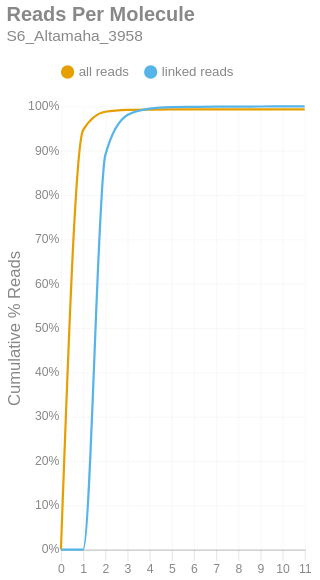

The code cell stored with this chart in its notebook:
### Markdown cell above
### Reads per Molecule
This chart shows the cumulative distribution of the number of reads per linked molecule. That is, how many alignments are associated with a unique molecule. This excludes the number of reads associated with invalid or absent linked-read barcodes. The `linked` histogram is the percentages recalculated when disregarding singletons.

### Code cell
if SKIPLR:
    print_html(f"Skipped")
else:
    counts = np.bincount(valids['reads'].cast(pl.Int64).to_numpy())
    weighted = counts * np.arange(len(counts))
    all_perc = weighted / n_reads
    linked_perc = weighted / n_linked_reads
    linked_perc[1] = 0
    binned_df = pl.DataFrame({
        'readsper': list(range(len(counts))),
        'all reads (cumsum)': np.cumsum(all_perc).tolist(),
        'linked reads (cumsum)': np.cumsum(linked_perc).tolist(),
    })

    with SafeRender(binned_df):
        (
            density_plot(binned_df, 'Reads Per Molecule', samplename, 'readspmol')
            .encode(
                x=alt.X('readsper:O', title=None).axis(labelAngle=0).scale(padding=0),
                y=alt.Y('value:Q', title='Cumulative % Reads').axis(format='%').stack(False),
                color=alt.Color("key:N").scale(domain=["all reads", "linked reads"]),
                tooltip=[
                    alt.Tooltip("key:N", title="Data Type"),
                    alt.Tooltip("readsper:O", title="Reads Per Molecule"),
                    alt.Tooltip("value:Q", format=".2%", title="% Reads (Cum.)")
                ]            
            )
        ).display()

### Figure 1 — Vega-Lite specification as saved in the notebook (floating-point values rounded to 4 significant figures)
{"width": "container", "height": 400, "config": {"title": {"anchor": "start", "dy": -15, "fontSize": 18, "color": "#888888", "subtitleColor": "#888888", "subtitleFontSize": 14}, "arc": {"fill": "#0072B2"}, "axis": {"domainColor": "#888888", "domainWidth": 0.5, "gridWidth": 0.2, "grid": false, "titleFontWeight": 400, "titleFontSize": 15, "labelFontSize": 11, "labelColor": "#888888", "tickColor": "#888888", "tickWidth": 0.2, "titleColor": "#888888"}, "axisBand": {"grid": false}, "axisX": {"grid": true, "tickSize": 10, "domainCap": "round"}, "axisY": {"domain": false, "grid": true, "tickSize": 0, "domainCap": "round"}, "background": "transparent", "header": {"labelFontSize": 15, "labelColor": "#888888", "titleFontSize": 15, "titleFontWeight": 600, "titleColor": "#888888"}, "legend": {"labelFont": "sans-serif", "labelFontSize": 12, "labelColor": "#888888", "symbolSize": 100, "symbolType": "circle", "titleFontSize": 12, "titlePadding": 10, "titleColor": "#888888", "title": null, "orient": "top"}, "range": {"category": ["#E69F00", "#56B4E9", "#009E73", "#F0E442", "#0072B2", "#D55E00", "#CC79A7", "#000000"], "diverging": ["#cfe8f3", "#a2d4ec", "#73bfe2", "#46abdb", "#1696d2", "#12719e"]}, "area": {"fill": "#0072B2", "fillOpacity": 0.7, "line": true, "strokeOpacity": 0.7}, "line": {"color": "#0072B2", "stroke": "#0072B2", "strokeWidth": 2}, "trail": {"color": "#0072B2", "stroke": "#0072B2", "strokeWidth": 0, "size": 1}, "point": {"filled": true, "fillOpacity": 1.0, "size": 95}, "text": {"color": "#888888", "fontSize": 11, "align": "right", "fontWeight": 400, "size": 11}, "bar": {"fill": "#0072B2", "stroke": null}, "view": {"stroke": null, "continuousWidth": 660, "continuousHeight": 400}}, "data": {"name": "data-6692fcc29ada1c194f62cb6248a6cc52"}, "mark": {"type": "line", "interpolate": "monotone", "point": {"opacity": 0, "size": 275}}, "encoding": {"color": {"field": "key", "scale": {"domain": ["all reads", "linked reads"]}, "type": "nominal"}, "tooltip": [{"field": "key", "title": "Data Type", "type": "nominal"}, {"field": "readsper", "title": "Reads Per Molecule", "type": "ordinal"}, {"field": "value", "format": ".2%", "title": "% Reads (Cum.)", "type": "quantitative"}], "x": {"axis": {"labelAngle": 0}, "field": "readsper", "scale": {"padding": 0}, "title": null, "type": "ordinal"}, "y": {"axis": {"format": "%"}, "field": "value", "stack": false, "title": "Cumulative % Reads", "type": "quantitative"}}, "params": [{"name": "param_c36ac31b6afebe62", "select": {"type": "point", "fields": ["key"]}, "bind": "legend"}], "title": {"text": "Reads Per Molecule", "subtitle": "S6_Altamaha_3958"}, "transform": [{"fold": ["all reads (cumsum)", "linked reads (cumsum)"]}, {"calculate": "replace(datum.key, ' (cumsum)', '')", "as": "key"}, {"filter": {"param": "param_c36ac31b6afebe62"}}], "usermeta": {"embedOptions": {"downloadFileName": "S6_Altamaha_3958.readspmol"}}, "$schema": "https://vega.github.io/schema/vega-lite/v6.1.0.json", "datasets": {"data-6692fcc29ada1c194f62cb6248a6cc52": [{"readsper": 0, "all reads (cumsum)": 0.0, "linked reads (cumsum)": 0.0}, {"readsper": 1, "all reads (cumsum)": 0.9465, "linked reads (cumsum)": 0.0}, {"readsper": 2, "all reads (cumsum)": 0.9879, "linked reads (cumsum)": 0.8895}, {"readsper": 3, "all reads (cumsum)": 0.9922, "linked reads (cumsum)": 0.9806}, {"readsper": 4, "all reads (cumsum)": 0.9928, "linked reads (cumsum)": 0.995}, {"readsper": 5, "all reads (cumsum)": 0.993, "linked reads (cumsum)": 0.9985}, {"readsper": 6, "all reads (cumsum)": 0.993, "linked reads (cumsum)": 0.999}, {"readsper": 7, "all reads (cumsum)": 0.993, "linked reads (cumsum)": 0.9994}, {"readsper": 8, "all reads (cumsum)": 0.993, "linked reads (cumsum)": 0.9995}, {"readsper": 9, "all reads (cumsum)": 0.9931, "linked reads (cumsum)": 0.9997}, {"readsper": 10, "all reads (cumsum)": 0.9931, "linked reads (cumsum)": 0.9998}, {"readsper": 11, "all reads (cumsum)": 0.9931, "linked reads (cumsum)": 1.0}]}}
